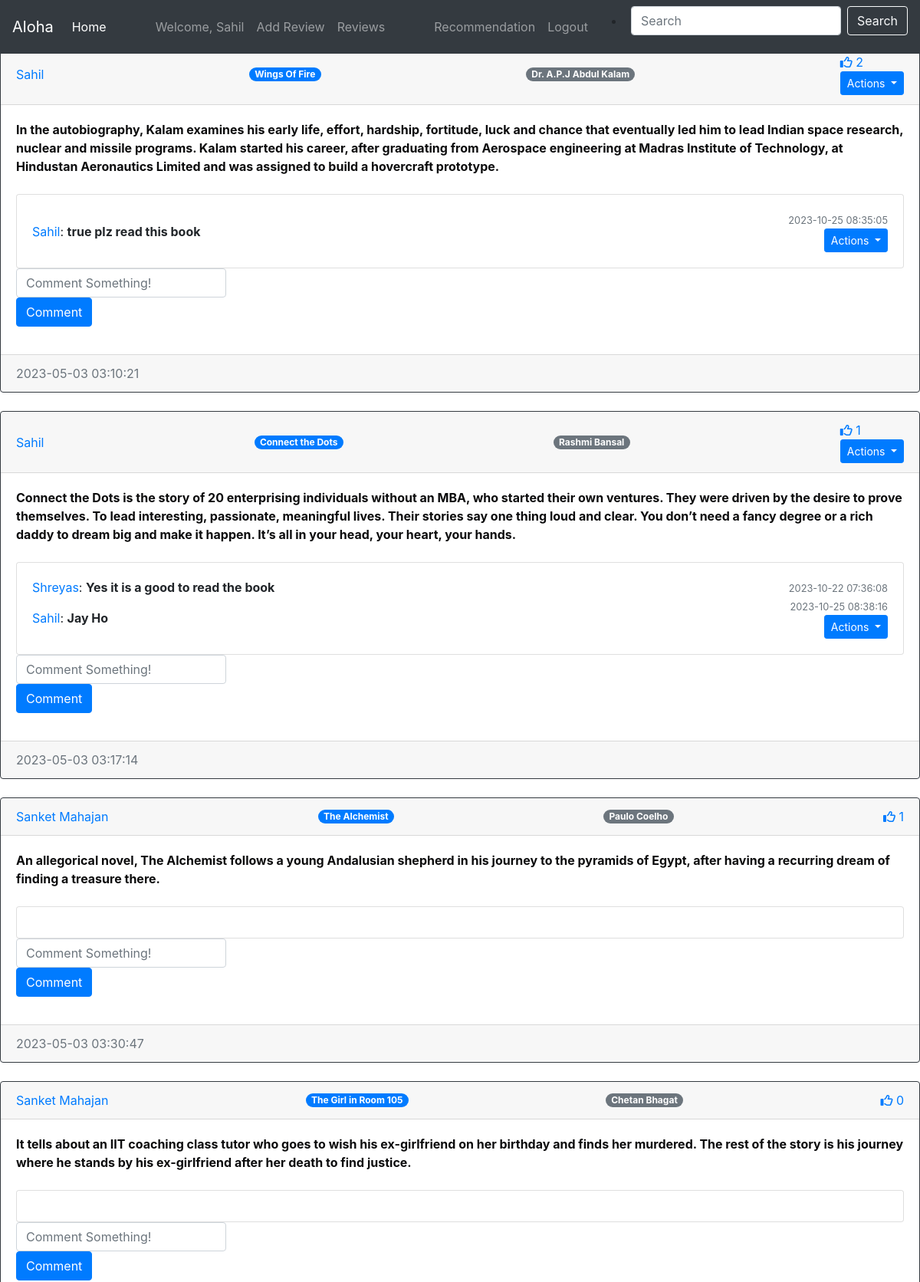
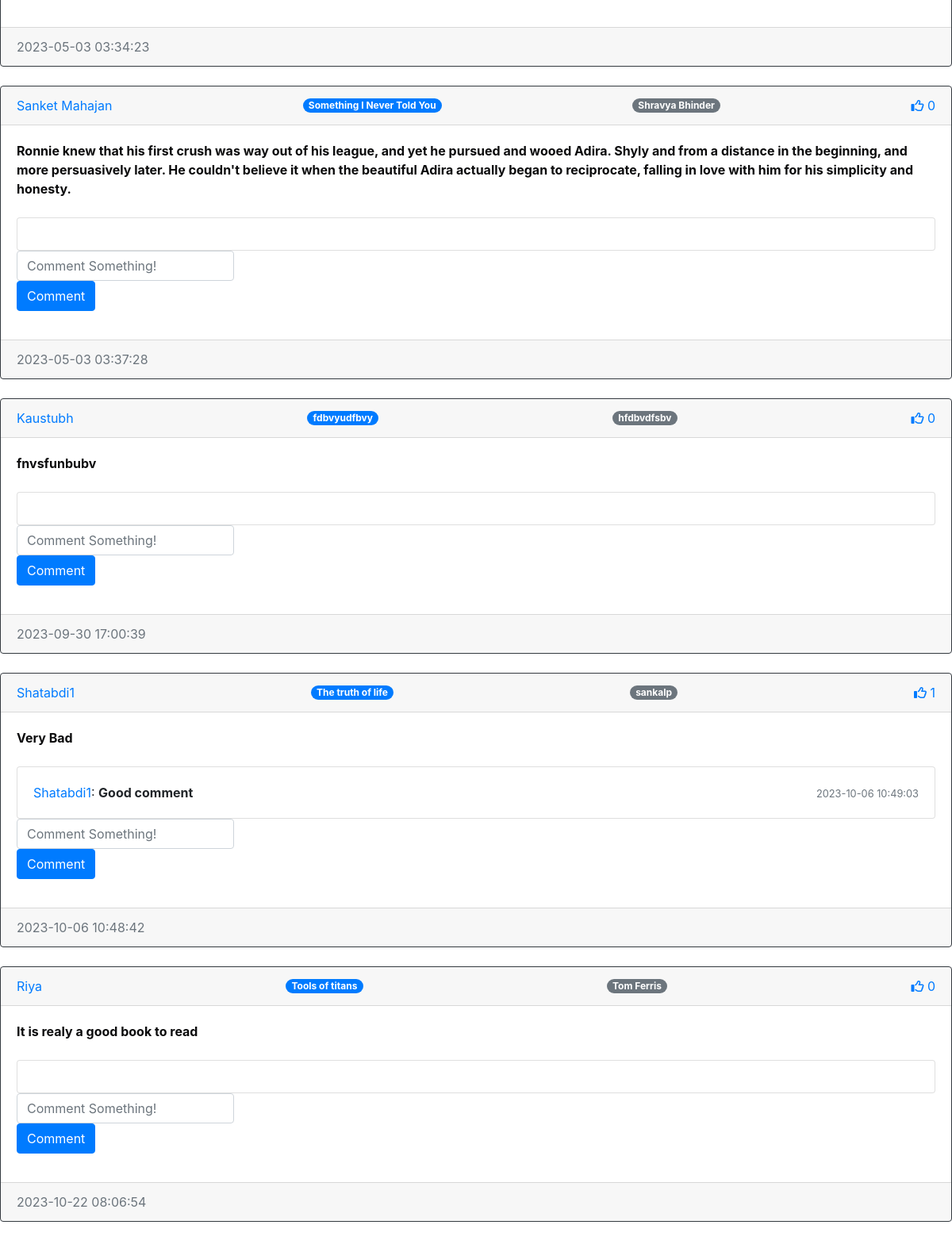
The app's page /reviews (signed in) with its own data (2 pictures, top to bottom).
### market/models.py (models this page shows, shortened)
class User(db.Model, UserMixin):
    id = db.Column(db.Integer(), primary_key=True)
    username = db.Column(db.String(length=30), nullable=False, unique=True)
    email_address = db.Column(db.String(length=50), nullable=False, unique=True)
    password_hash = db.Column(db.String(length=60), nullable=False)
    budget = db.Column(db.Integer(), nullable=False, default=1000)
    review = db.relationship('Review', backref='user', passive_deletes=True,lazy=True)
    comment = db.relationship('Comment',backref='user',passive_deletes=True)
    likes = db.relationship('Like',backref='user',passive_deletes=True)
    @property
    def password(self):
        return self.password_hash

class Review(db.Model):
    id = db.Column(db.Integer(), primary_key=True)
    book_name = db.Column(db.String(length=50), nullable=False)
    book_author = db.Column(db.String(length=50), nullable=False)
    description = db.Column(db.String(length=1000), nullable=False)
    image_file = db.Column(db.String(), nullable=True,default='birth.jpg')
    user_id = db.Column(db.Integer(), db.ForeignKey('user.id', ondelete="CASCADE"), nullable=False)
    date_created = db.Column(db.DateTime(timezone=True),default = func.now())
    comment = db.relationship('Comment',backref='review',passive_deletes=True)
    likes = db.relationship('Like', backref='review', passive_deletes=True)

class Comment(db.Model):
    id = db.Column(db.Integer, primary_key=True)
    description = db.Column(db.String(1000), nullable=False)
    user_id = db.Column(db.Integer, db.ForeignKey('user.id', ondelete="CASCADE"), nullable=False)
    review_id = db.Column(db.Integer, db.ForeignKey('review.id', ondelete="CASCADE"), nullable=False)
    date_created = db.Column(db.DateTime(timezone=True), default=func.now())

### market/routes.py (the view)
@app.route('/reviews')
def review_detail():
    review = Review.query.all()
    return render_template('review_detail.html',user=current_user,review=review)

### market/models.py (called while the page is built)
@login_manager.user_loader
def load_user(user_id):
    return User.query.get(int(user_id))

### market/templates/review_detail.html (shortened to what this page needs)
{% extends "base.html" %}
{% block content %}
<h1 align="center"  style="color:rgb(8, 9, 10);">Reviews</h1>
<div id="review">
  {% if current_user.is_authenticated %}
    {% for post in review %}
        <div class="card border-dark">
          <div class="card-header d-flex justify-content-between align-items-center">
            <a href="/review/{{ post.user.username }}"> {{ post.user.username }} </a>
            <span class="badge badge-primary badge-pill">{{ post.book_name }}</span>
            <span class="badge badge-secondary badge-pill">{{ post.book_author }}</span>
            <div>
              <a href="/like-review/{{ post.id }}" class="like-btn{% if current_user in post.likes %} active {% endif %}">
                <i class="far fa-thumbs-up"></i>
                <span class="like-count">{{ post.likes|length }}</span>
              </a>
            {% if post.user_id == current_user.id %}
            <div class="dropdown">
              <button class="btn btn-sm btn-primary dropdown-toggle" type="button" data-bs-toggle="dropdown">
                Actions
              </button>
            </div>
            {% endif %}
            </div>
          </div>
          <div class="card-body">
            <div class="card-text"><strong>{{ post.description }}</strong></div>
            <br>
            <div class="" id="comment-{{post.id}}">
              <div class="card">
                  <div class="card-body" id="comment-expanded-{{post.id}}">
                      {% for comment in post.comment %}
                          <div class="d-flex justify-content-between align-items-center">
                              <div class="flex-grow-1">
                                  <a href="/review/{{comment.user.username}}">{{comment.user.username}}</a>:
                                  <strong><span class="comment-text">{{comment.description}}</span></strong>
                              </div>
                              <div class="text-right">
                                  <small class="text-muted">{{ comment.date_created.strftime('%Y-%m-%d %H:%M:%S') }}</small>
                                  {% if user.id == comment.user_id or user.id == review.user_id %}
                                  <div class="dropdown">
                                    <button class="btn btn-sm btn-primary dropdown-toggle" type="button" data-bs-toggle="dropdown">
                                      Actions
                                    </button>
                                  </div>
                                  {% endif %}
                              </div>
                          </div>
                      {% endfor %}
                  </div>
              </div>
              <div class="input-group mb-3">
                  <form method="POST" action="/create-comment/{{post.id}}">
                      <input type="text" id="description" name="description" class="form-control" placeholder="Comment Something!" required>
                      <button type="submit" class="btn btn-primary">Comment</button>
                  </form>
              </div>
            </div>
          </div>
          <div class="card-footer text-muted">
            {{ post.date_created }}
          </div>
        </div>
        <br>
    {% else %}
        {% if post.description == None %}
          <p>The post description is empty.</p>
        {% endif %}
    {% endfor %}
    <br>
  {% endif %}
</div>
{% endblock %}

### market/templates/base.html (shortened to what this page needs)
<!doctype html>
<html lang="en">
   <head>
      <link rel="stylesheet" href="https://cdn.jsdelivr.net/npm/bootstrap@4.5.3/dist/css/bootstrap.min.css">
   </head>
   <body>
    <nav class="navbar navbar-expand-md navbar-dark bg-dark fixed-top">
      <a class="navbar-brand" href="/">Aloha</a>
      <div class="collapse navbar-collapse" id="navbarNav">
        <ul class="navbar-nav mr-auto">
            <li class="nav-item active">
                <a class="nav-link" href="{{ url_for('home_page') }}">Home <span class="sr-only">(current)</span></a>
            </li>
        </ul>
          {% if current_user.is_authenticated %}
            <ul class="navbar-nav mr-auto">
                <li class="nav-item">
                    <a class="nav-link">Welcome, {{ current_user.username }}</a>
                </li>
                <li class="nav-addreview">
                   <a class="nav-link" href="{{ url_for('reviews_page') }}">Add Review</a>
                </li>
                <li class="nav-reviewposted">
                  <a class="nav-link" href=" {{url_for('review_detail')}} ">Reviews</a>
                </li>
            </ul>
            <ul class="navbar-nav ms-auto">
              <li class="nav-item">
                <a class="nav-link" href="{{ url_for('recommend_ui') }}">Recommendation</a>
              </li>
              <li class="nav-item">
                <a class="nav-link" href="{{ url_for('logout_page') }}">Logout</a>
            </li>
            </ul>
          {% endif %}
          <ul>
            <li>
              <form method="POST" action="{{ url_for('search')}}" class="form-inline ml-2">
                <input class="form-control mr-sm-2" type="search" placeholder="Search" aria-label="Search" name="searched">
                <button class="btn btn-outline-light my-2 my-sm-0" type="submit">Search</button>
              </form>
             </li>
          </ul>
      </div>
    </nav>
      {% block content %}
      {% endblock %}
   </body>
</html>

### market/templates/review_detail.html (style rules this page uses)
.card-body .card-text strong { color: rgb(11, 11, 12); }

### records on screen
User: username "Sahil"
Review: user.username "Sahil", book_name "Wings Of Fire", book_author "Dr. A.P.J Abdul Kalam", likes|length "2", description "In the autobiography, Kalam examines his early life, effort, hardship, fortitude, luck and chance that eventually led him to lead Indian space research, nuclear and missile programs. Kalam started his career, after graduating from Aerospace engineering at Madras Institute of Technology, at Hindustan Aeronautics Limited and was assigned to build a hovercraft prototype.", date_created "2023-05-03 03:10:21"
Comment: user.username "Sahil", description "true plz read this book", date_created "2023-10-25 08:35:05"
Review: user.username "Sahil", book_name "Connect the Dots", book_author "Rashmi Bansal", likes|length "1", description "Connect the Dots is the story of 20 enterprising individuals without an MBA, who started their own ventures. They were driven by the desire to prove themselves. To lead interesting, passionate, meaningful lives. Their stories say one thing loud and clear. You don’t need a fancy degree or a rich daddy to dream big and make it happen. It’s all in your head, your heart, your hands.", date_created "2023-05-03 03:17:14"
Comment: user.username "Shreyas", description "Yes it is a good to read the book", date_created "2023-10-22 07:36:08"
Comment: user.username "Sahil", description "Jay Ho", date_created "2023-10-25 08:38:16"
Review: user.username "Sanket Mahajan", book_name "The Alchemist", book_author "Paulo Coelho", likes|length "1", description "An allegorical novel, The Alchemist follows a young Andalusian shepherd in his journey to the pyramids of Egypt, after having a recurring dream of finding a treasure there.", date_created "2023-05-03 03:30:47"
Review: user.username "Sanket Mahajan", book_name "The Girl in Room 105", book_author "Chetan Bhagat", likes|length "0", description "It tells about an IIT coaching class tutor who goes to wish his ex-girlfriend on her birthday and finds her murdered. The rest of the story is his journey where he stands by his ex-girlfriend after her death to find justice.", date_created "2023-05-03 03:34:23"
Review: user.username "Sanket Mahajan", book_name "Something I Never Told You", book_author "Shravya Bhinder", likes|length "0", description "Ronnie knew that his first crush was way out of his league, and yet he pursued and wooed Adira. Shyly and from a distance in the beginning, and more persuasively later. He couldn't believe it when the beautiful Adira actually began to reciprocate, falling in love with him for his simplicity and honesty.", date_created "2023-05-03 03:37:28"
Review: user.username "Kaustubh", book_name "fdbvyudfbvy", book_author "hfdbvdfsbv", likes|length "0", description "fnvsfunbubv", date_created "2023-09-30 17:00:39"
Review: user.username "Shatabdi1", book_name "The truth of life", book_author "sankalp", likes|length "1", description "Very Bad", date_created "2023-10-06 10:48:42"
Comment: user.username "Shatabdi1", description "Good comment", date_created "2023-10-06 10:49:03"
Review: user.username "Riya", book_name "Tools of titans", book_author "Tom Ferris", likes|length "0", description "It is realy a good book to read", date_created "2023-10-22 08:06:54"
